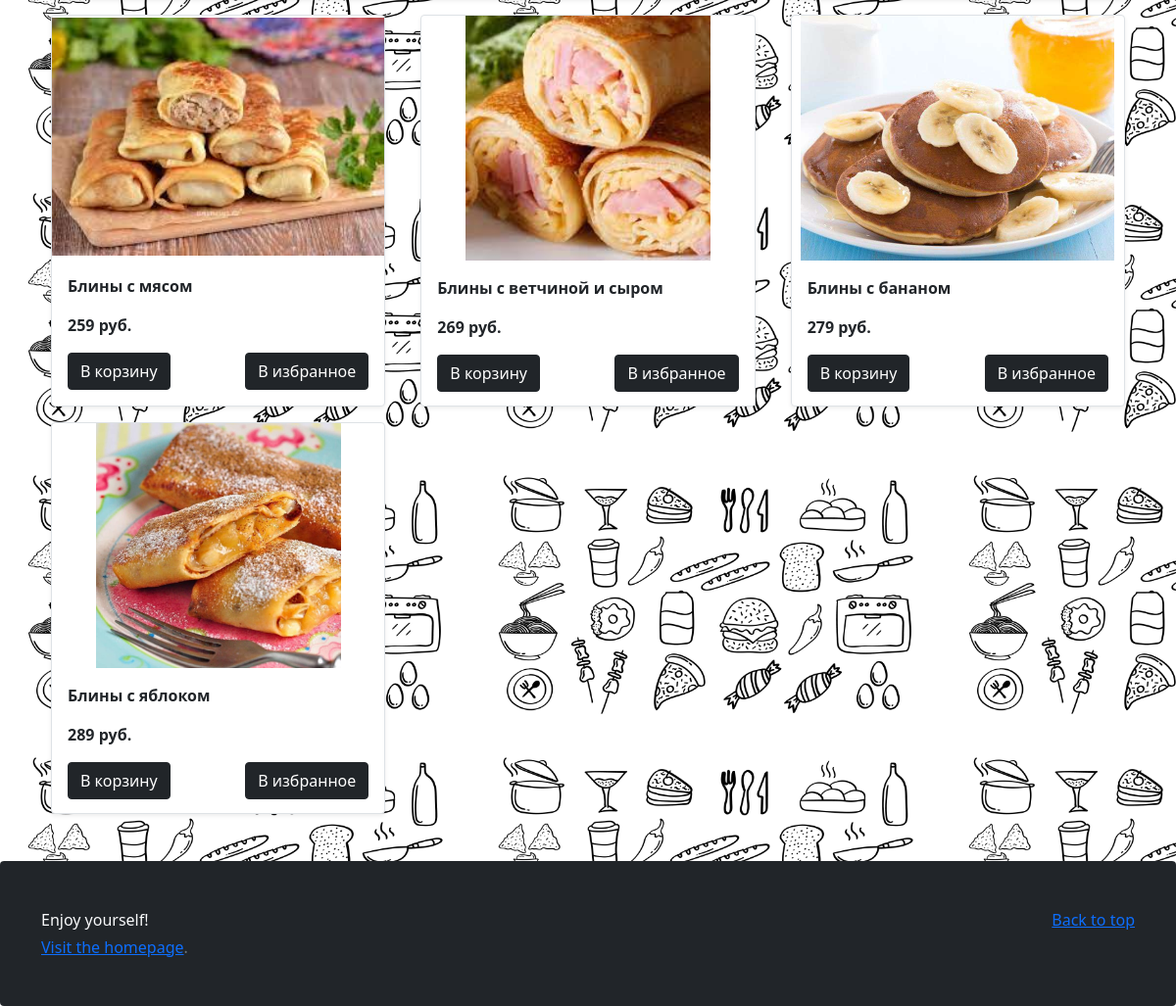
Before: /index (signed in, lower part) with the older database file.
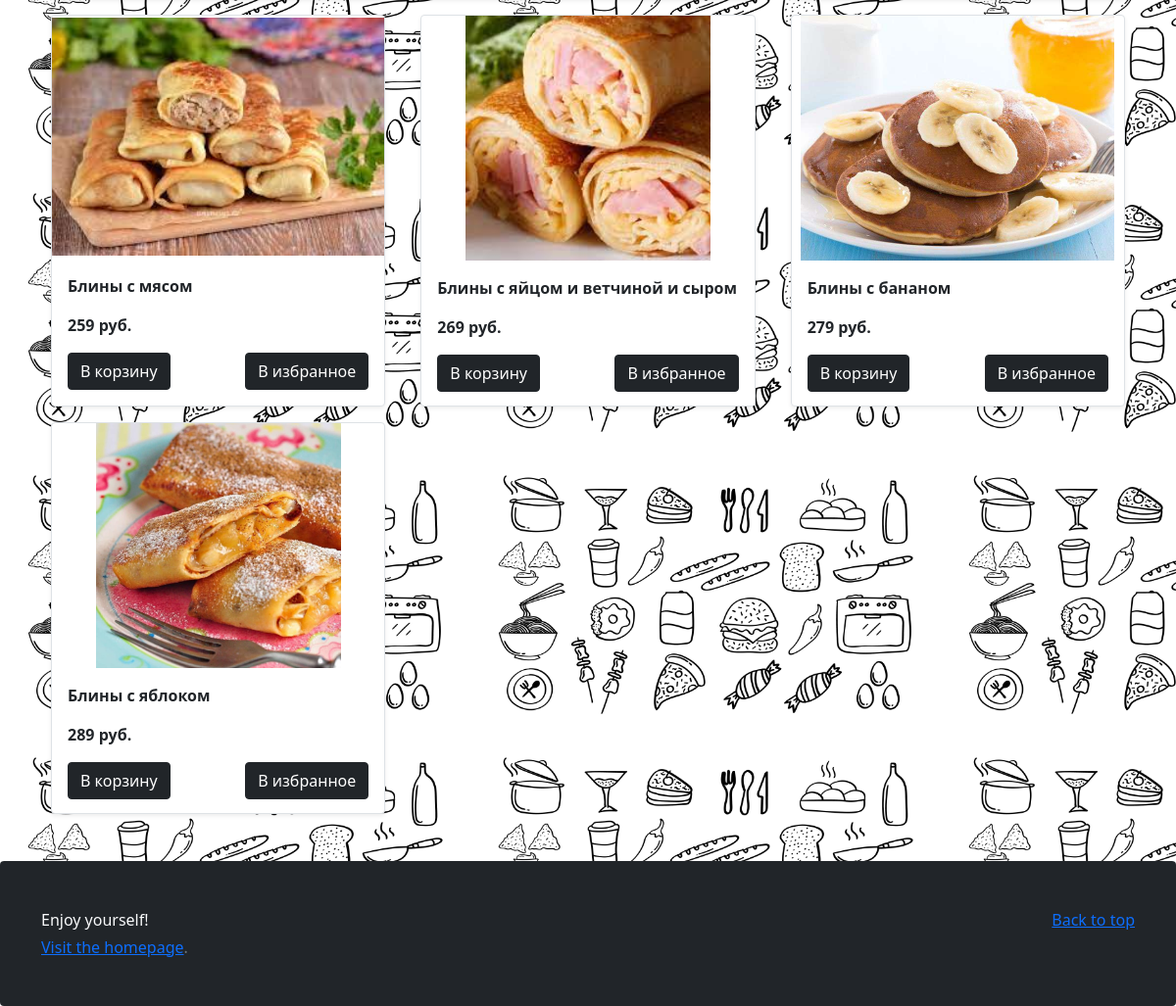
After: the same page with the newer database file.
### app.py (models this page shows, shortened)
class Product(db.Model):
    idItem = db.Column(db.Integer, primary_key=True)
    title = db.Column(db.String(50), nullable=False)
    desc = db.Column(db.String(200))
    price = db.Column(db.Integer, nullable=False)
    img = db.Column(db.String, nullable=False)
    idCategory = db.Column(db.Integer, nullable=False)
    @staticmethod
    def select_data_product_by_ids(prod_ids):
        sql = PRODUCTS_IN_PROD_IDS.format(prod_ids=prod_ids)
        cursor = db.session.execute(text(sql))
        return cursor.all()

### main.py (the view)
@app.route('/')
@app.route('/index')
def index():
    products = Product.query.order_by(Product.idItem).all()
    categories = Category.query.all()
    if current_user.is_authenticated:
        recs = pd.read_csv('dataset/recomendations.csv', sep=',')
        rec_cur_user = recs[recs.user_id == current_user.id]
        prod_ids = "(" + ", ".join([str(rec) for rec in rec_cur_user['prod_id'].values]) + ")"
        recomendations = Product.select_data_product_by_ids(prod_ids)
        cart, like = cart_and_like()
    else:
        recomendations = None
    return render_template('index.html', categories=categories, products=products,
                                         recomendations=recomendations, cart=cart, like=like)

### main.py (called while the page is built)
def cart_and_like():
    cart = len(ItemsInBag.query.filter_by(idUser=current_user.id).all())
    like = len(ItemsInFavorite.query.filter_by(idUser=current_user.id).all())
    return cart, like

@login_manager.user_loader
def load_user(user):
    return User.query.get(int(user))

### templates/index.html (shortened to what this page needs)
{% extends 'base.html' %}
{% block style %}
<link rel="stylesheet" href='/static/style/style.css'/>
{% endblock %}
{% block body %}
<main class="bgbw">
    <div class="album py-5">
        <div class="container">
            <div class="row row-cols-1 row-cols-sm-2 row-cols-md-3 g-3">
                {% for product in products %}
                    <div class="flex_row">
                        <div class="card shadow-sm bg-white rounded border">
                            <img class="img" src={{product.img}}>
                            <div class="card-body">
                                <p class="card-text"><b>{{product.title}} </b></p>
                                <p class="card-text"><b>{{product.price}} руб.</b></p>
                                <div class="d-flex justify-content-between align-items-center">
                                    <button type="submit" class="btn btn-dark"
                                            onclick="addCart('{{product.idItem}}')">
                                        В корзину
                                    </button>
                                    <button type="submit" class="btn btn-dark"
                                            onclick="addLikes('{{product.idItem}}')">
                                        В избранное
                                    </button>
                                </div>
                            </div>
                        </div>
                    </div>
                {% endfor %}
            </div>
        </div>
    </div>
</main>
{% endblock %}

### templates/base.html (shortened to what this page needs)
<!doctype html>
<html lang="ru">
<head>
    <link href="https://cdn.jsdelivr.net/npm/bootstrap@5.0.2/dist/css/bootstrap.min.css" rel="stylesheet">
    {% block style %}{% endblock %}
</head>
<body>
{% block body %}{% endblock %}
<footer class="text-muted py-5 bg-dark rounded">
  <div class="container">
    <p class="float-end mb-1">
      <a href="#">Back to top</a>
    </p>
    <p class="mb-1 text-light">Enjoy yourself!</p>
    <p class="mb-0"> <a href="/">Visit the homepage</a>.</p>
  </div>
</footer>
</body>
</html>

### static/style/style.css (style rules this page uses)
.card { height: 400px; width: 400px; margin-left: 10px; margin-right: 10px; background-color: rgba(201, 196, 196, 0.5); background-blend-mode: multiply; box-shadow: 2px 6px 8px 0 rgba(22, 22, 26, 0.18); border: none; border-radius: 0; transition: .5s; }
.flex_row { display: flex; flex-direction: row; flex: 0 0 33.333333% }
.img { object-fit: contain; height: 250px; }
.bgbw { background-image: url(/static/images/BG.png); background-repeat: repeat; background-size: 40%; }

Changed rows visible on the page:
changed Product: title "Блины с ветчиной и сыром" → "Блины с яйцом и ветчиной и сыром"
